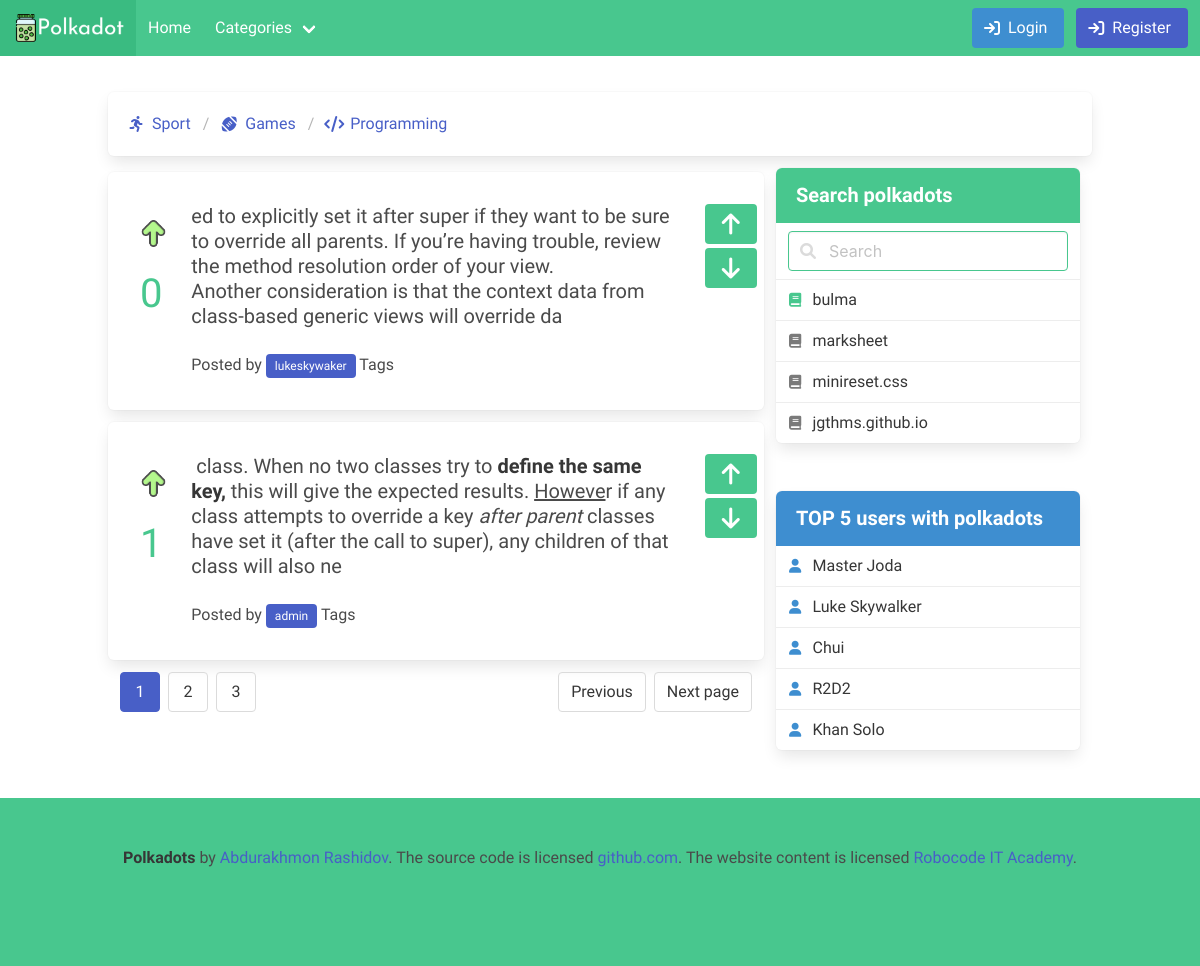
The app's page /category/games/, older data.
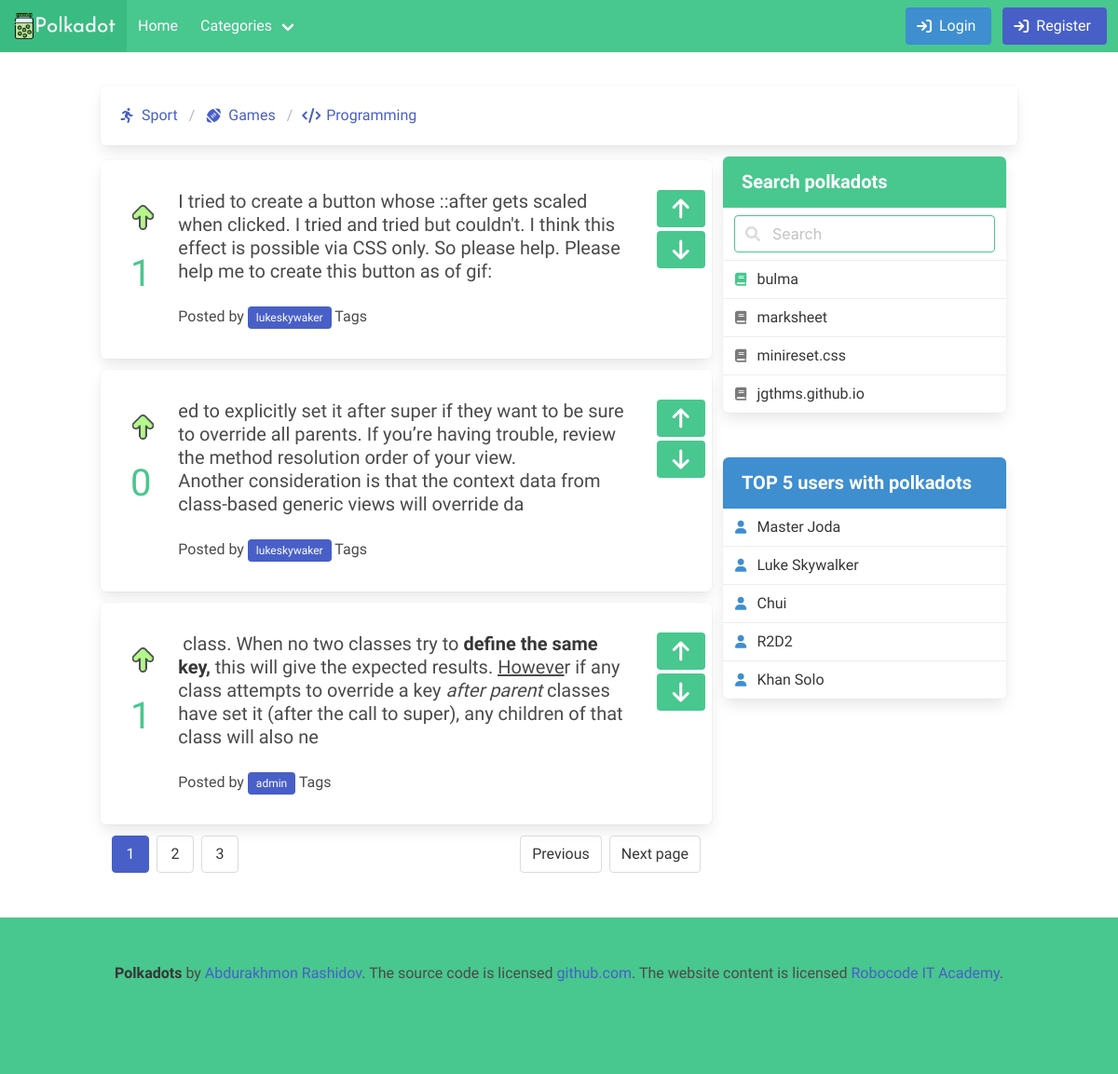
The same page, newer data.
### main/models.py (models this page shows, shortened)
class Category(models.Model):
	title = models.CharField('Category name *',max_length=50)
	icon = models.CharField(max_length=50, blank=True)
	slug = models.SlugField('*',max_length=25, unique=True)
	class Meta:
		verbose_name = 'Category'
		verbose_name_plural = 'Categories'
	def get_url(self):
		return reverse("main:category_list", kwargs={"category_slug":self.slug})

class Post(models.Model):
	title = models.CharField(max_length=250)
	body = RichTextField()
	author = models.ForeignKey(User, on_delete=models.CASCADE, null=True)
	up = models.PositiveIntegerField(default=0)
	down = models.PositiveIntegerField(default=0)
	active = models.BooleanField(default=True)
	category = models.ForeignKey(Category, on_delete=models.PROTECT, null=True, related_name='categories')
	tag = models.ManyToManyField(Tag, related_name='tags')
	published = models.DateTimeField(auto_now_add=True)
	class Meta:
		ordering = ["-id"]

### main/views.py (the view)
# urls.py: path("category/<str:category_slug>/", views.category_list, name="category_list"),
def category_list(request, category_slug):
    category = Category.objects.get(slug=category_slug)
    object_list = Post.objects.filter(category=category)
    context = {
        "object_list":object_list
    }
    return render(request, "main/list.html",context)

### main/context_pro.py (called while the page is built)
def view_all(request):
    context = {
        "tags":Tag.objects.all(),
        "categories":Category.objects.all(),
        "like":Like.objects.all()
    }
    return context

### templates/main/list.html (shortened to what the changed rows need)
{% extends '../base.html' %} {% load static %} {% block content %}
<section class="section" id="polka">
    <div class="container">
        <div class="columns">
            <div class="column is-full box">
                <nav class="breadcrumb p-2" aria-label="breadcrumbs">
                    <ul>
                        {% for cat in categories %}
                        <li>
                            <a href="{{cat.get_url}}">
                                <span class="icon is-small">
                                <i class="{{cat.icon}}" aria-hidden="true"></i>
                              </span>
                                <span>{{cat.title}}</span>
                            </a>
                        </li>
                        {% endfor %}
                    </ul>
                </nav>
            </div>
        </div>
        <div class="columns">
            <div class="column is-8">
                {% for post in object_list %}
                <div class="columns box mt-1">
                    <div class="column is-1">
                        <img src="img/up.png" width="40" alt="">
                        <span class="has-text-success is-size-2">
                                {{post.up}}
                            </span>
                    </div>
                    <div class="column is-10">
                        <div class="subtitle">
                            {{post.body | safe}}
                        </div>
                        <p class="is-right">
                            Posted by <span class="tag is-link "><a href="#" class="has-text-white">{{post.author}}</a></span> Tags
                        </p>
                    </div>
                    <div class="column is-1">
                        <div class="button is-success">
                            <i class="fas fa-arrow-up  is-size-4"></i>
                        </div>
                        <div class="button mt-1 is-success">
                            <i class="fas fa-arrow-down  is-size-4"></i>
                        </div>
                    </div>
                </div>
                {% endfor %}
            </div>
        </div>
    </div>
</section>
{% endblock %}

Row changes from the older to the newer data that the page shows:
added Post: up "1", body "I tried to create a button whose ::after gets scaled when clicked. I tried and tried but couldn't. I think this effect is possible via CSS only. So please help. Please help me to create this button as of gif:", author "lukeskywaker"
